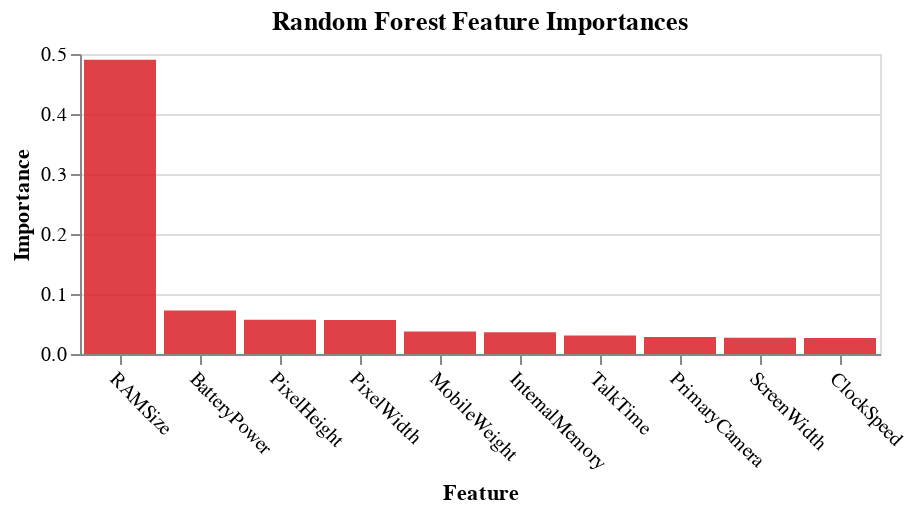

Notebook source saved alongside this figure:
### Code cell
plot_imp(best_features_rfi, feature_importances_rfi, 'Random Forest', '#D92027').properties(width=400,height=150)

### Figure 1 — Vega-Lite specification as saved in the notebook (floating-point values rounded to 4 significant figures)
{"config": {"view": {"continuousWidth": 400, "continuousHeight": 300}}, "data": {"name": "data-37b8d6199f5fc0077ae9ab166c4954cc"}, "mark": {"type": "bar", "color": "#D92027", "opacity": 0.85}, "encoding": {"x": {"type": "nominal", "axis": {"labelAngle": 45}, "field": "features", "sort": null, "title": "Feature"}, "y": {"type": "quantitative", "field": "importances", "title": "Importance"}}, "height": 150, "title": "Random Forest Feature Importances", "width": 400, "$schema": "https://vega.github.io/schema/vega-lite/v4.8.1.json", "datasets": {"data-37b8d6199f5fc0077ae9ab166c4954cc": [{"features": "RAMSize", "importances": 0.4903}, {"features": "BatteryPower", "importances": 0.0725}, {"features": "PixelHeight", "importances": 0.05708}, {"features": "PixelWidth", "importances": 0.05674}, {"features": "MobileWeight", "importances": 0.03741}, {"features": "InternalMemory", "importances": 0.03643}, {"features": "TalkTime", "importances": 0.03088}, {"features": "PrimaryCamera", "importances": 0.02832}, {"features": "ScreenWidth", "importances": 0.02706}, {"features": "ClockSpeed", "importances": 0.0265}]}}
